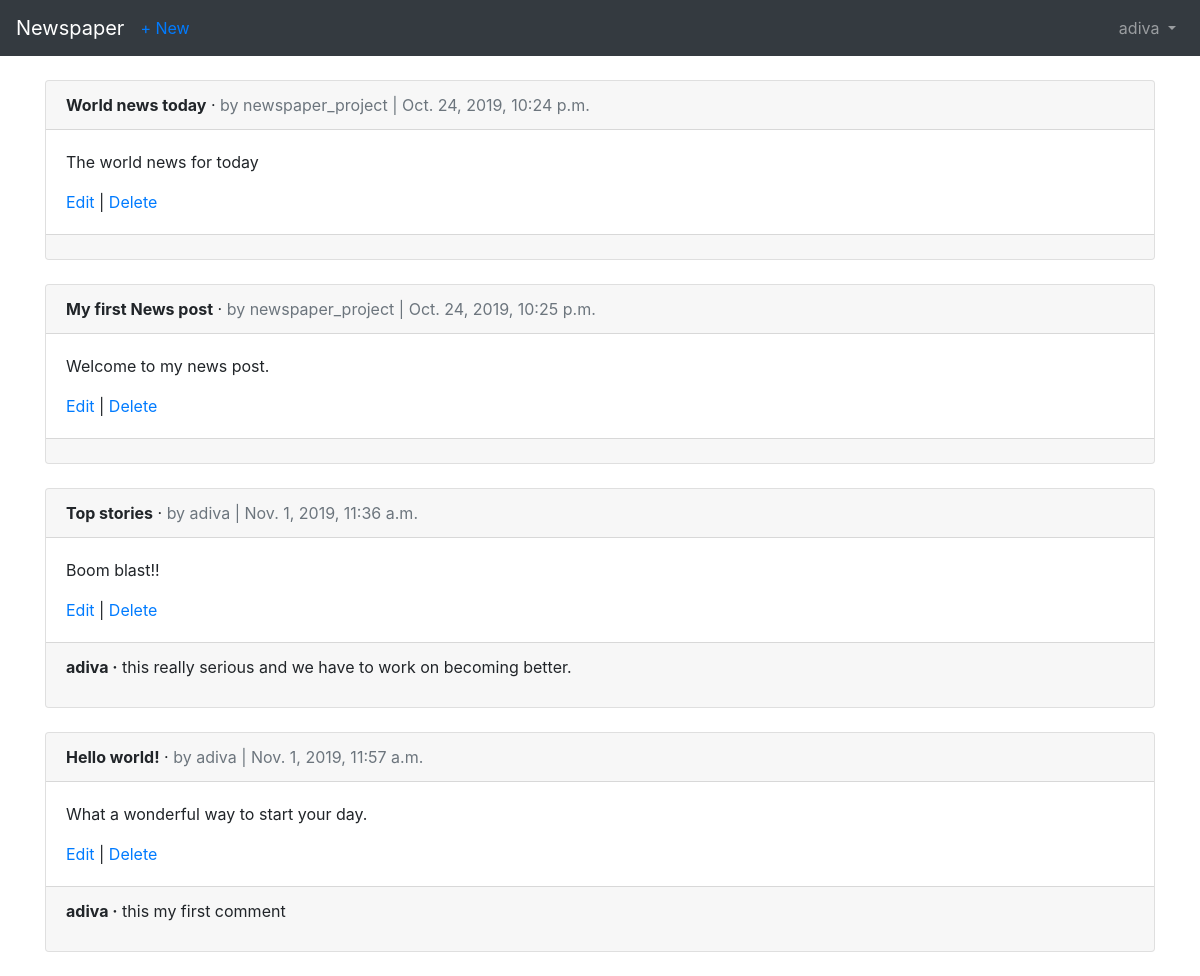
Page /articles/ (signed in) on the committed database.
### user/models.py (models this page shows)
class CustomUser(AbstractUser):
	age = models.PositiveIntegerField(null=True, blank = True)

### articles/models.py (models this page shows, shortened)
class Article(models.Model):
    title = models.CharField(max_length=255)
    body = models.TextField()
    date = models.DateTimeField(auto_now_add=True)
    author = models.ForeignKey(
        get_user_model(),
        on_delete=models.CASCADE,
    )

class Comment(models.Model):
	article = models.ForeignKey(
	Article,
	on_delete=models.CASCADE,
	related_name ='comments',
	)
	comment = models.CharField(max_length=140)
	author = models.ForeignKey(
	   get_user_model(),
	   on_delete=models.CASCADE,
	   )
	def __str__(self):
		return self.comment

### articles/views.py (the view)
# urls.py: path('',ArticlesListView.as_view(),name= 'article_list'),
class ArticlesListView(LoginRequiredMixin,ListView):
    model = Article
    template_name = 'article_list.html'
    login_url = 'login'

### templates/article_list.html (shortened to what this page needs)
{% extends 'base.html' %}
{% block content %}
  {% for article in object_list %}
    <div class="card">
      <div class="card-header">
        <span class="font-weight-bold">{{ article.title }}</span> &middot;
        <span class="text-muted">by {{ article.author }} | {{ article.date }}</span>
      </div>
      <div class="card-body">
        <p>{{ article.body }}</p>
        <a href="{% url 'article_edit' article.pk %}">Edit</a> |
        <a href="{% url 'article_delete' article.pk %}">Delete</a>
      </div>
      <div class="card-footer">
        {% for comment in article.comments.all %}
          <p>
            <span class="font-weight-bold">{{ comment.author }} &middot;</span>
            {{ comment }}
          </p>
        {% endfor %}
      </div>
    </div>
    <br />
  {% endfor %}
{% endblock content %}

### templates/base.html (shortened to what this page needs)
<!doctype html>
<html lang="en">
  <head>
    <link rel="stylesheet" href="https://stackpath.bootstrapcdn.com/bootstrap/4.1.3/css/bootstrap.min.css">
  </head>
  <body>
    <nav class="navbar navbar-expand-md navbar-dark bg-dark mb-4">
      <a class="navbar-brand" href="{% url 'home' %}">Newspaper</a>
      {% if user.is_authenticated %}
        <ul class="navbar-nav mr-auto">
          <li class="nav-item"><a href="{% url 'article_new' %}">+ New</a></li>
        </ul>
      {% endif %}
      <div class="collapse navbar-collapse" id="navbarCollapse">
        {% if user.is_authenticated %}
          <ul class="navbar-nav ml-auto">
            <li class="nav-item">
              <a class="nav-link dropdown-toggle" href="#" id="userMenu" data-toggle="dropdown" aria-haspopup="true" aria-expanded="false">
                {{ user.username }}
              </a>
            </li>
          </ul>
        {% endif %}
      </div>
    </nav>
    <div class="container">
      {% block content %}
      {% endblock content %}
    </div>
  </body>
</html>

### rows in the picture
CustomUser: username "adiva"
Article: title "World news today", author "newspaper_project", date "Oct. 24, 2019, 10:24 p.m.", body "The world news for today"
Article: title "My first News post", author "newspaper_project", date "Oct. 24, 2019, 10:25 p.m.", body "Welcome to my news post."
Article: title "Top stories", author "adiva", date "Nov. 1, 2019, 11:36 a.m.", body "Boom blast!!"
Comment: author "adiva", comment "this really serious and we have to work on becoming better."
Article: title "Hello world!", author "adiva", date "Nov. 1, 2019, 11:57 a.m.", body "What a wonderful way to start your day."
Comment: author "adiva", comment "this my first comment"
